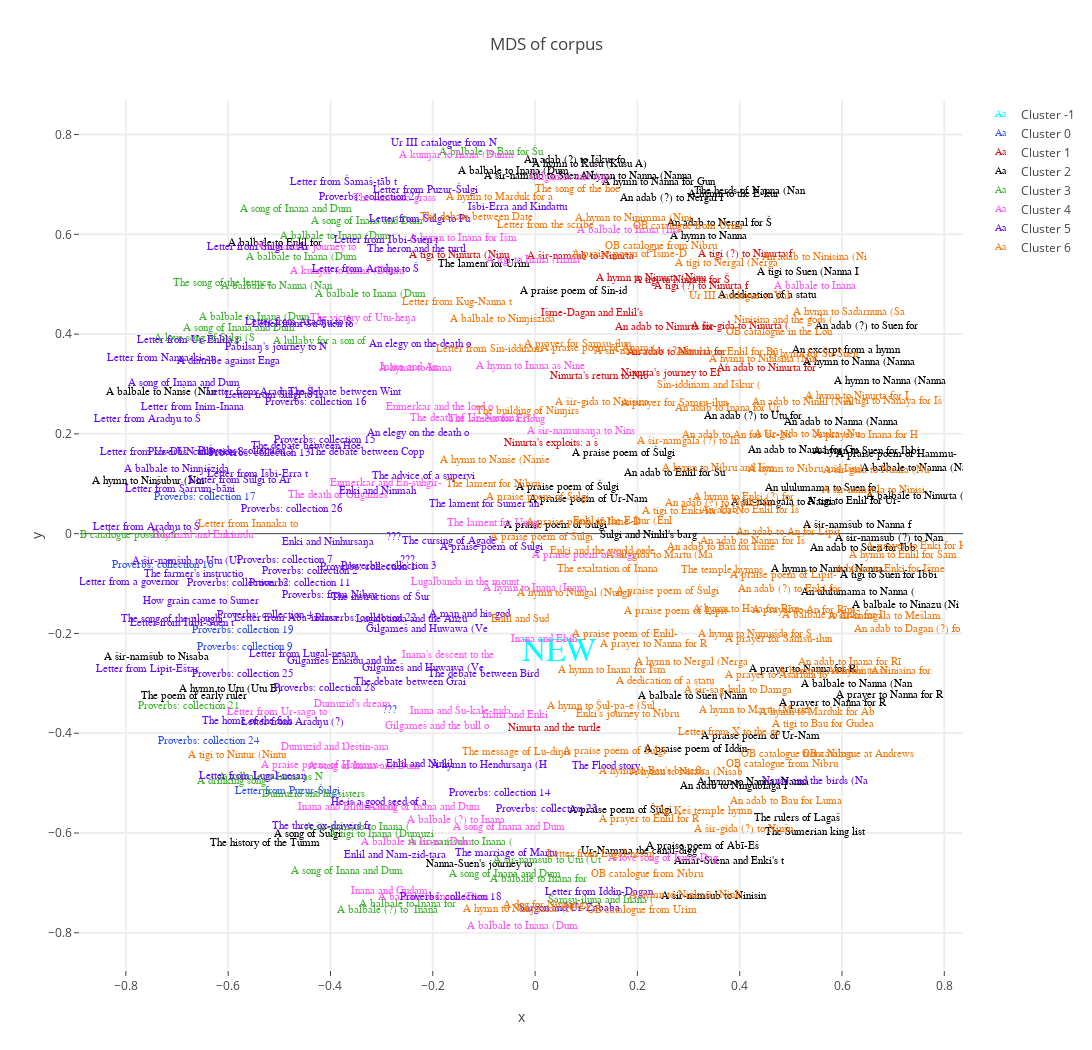

The code cell stored with this chart in its notebook:
### Markdown cell above
Plot our findings using MDS.

### Code cell
data = [ dict(x=df['x'], y=df['y'], name='Cluster ' + str(name), mode='text', text = df['title'], hovertext = df['fulltitle'], marker = dict(size=10), 
             textfont=dict(
        family='sans serif',
        size= size_dict[name],
        color=dict_color_cluster[name]
    ))
         for name, df in plotdata.groupby('cluster')]
layout= go.Layout(
    title= 'MDS of corpus',
    hovermode= 'closest',
    legend = dict(font = dict(size = 12)),
    width = 1200,
    height = 1050,
    xaxis= dict(
        title= 'x',
        ticklen= 5,
        zeroline= False,
        gridwidth= 2,
    ),
    yaxis=dict(
        title= 'y',
        ticklen= 5,
        gridwidth= 2,
    ),
    showlegend= True
)
fig= go.Figure(data=data, layout=layout)
py.iplot(fig)

### Figure 1 — Plotly figure (JSON) as saved in the notebook; plotly's stock layout.template omitted (floating-point values rounded to 4 significant figures)
{"data": [{"hovertext": ["iddindaganAB"], "marker": {"size": 10}, "mode": "text", "name": "Cluster -1", "text": ["NEW"], "textfont": {"color": "#00ffff", "family": "sans serif", "size": 33}, "type": "scatter", "uid": "252b5f00-9109-4b38-a677-9389ff5269e6", "x": [0.04609], "y": [-0.2384]}, {"hovertext": ["Letter from Puzur-Šulgi to Šulgi about the advance of the enemy", "Proverbs: collection 9", "Proverbs: collection 10", "Proverbs: collection 17", "Proverbs: collection 19", "Proverbs: collection 24", "c.6.2.2"], "marker": {"size": 10}, "mode": "text", "name": "Cluster 0", "text": ["Letter from Puzur-Šulgi", "Proverbs: collection 9", "Proverbs: collection 10", "Proverbs: collection 17", "Proverbs: collection 19", "Proverbs: collection 24", "???"], "textfont": {"color": "#2c4ff9", "family": "sans serif", "size": 11}, "type": "scatter", "uid": "cbbfff6b-0219-411e-816c-69b041d51b65", "x": [-0.4839, -0.5663, -0.7273, -0.6459, -0.5711, -0.637, -0.2844], "y": [-0.5173, -0.2287, -0.06258, 0.07309, -0.1941, -0.4167, -0.3548]}, {"hovertext": ["Ninurta's return to Nibru: a šir-gida to Ninurta", "Ninurta's exploits: a šir-sud (?) to Ninurta", "Ninurta and the turtle", "A tigi to Ninurta for Šulgi (Šulgi T)", "A tigi (?) to Ninurta for Šu-Suen (Šu-Suen D)", "Išme-Dagan and Enlil's chariot: a tigi to Enlil (Išme-Dagan I)", "A tigi (?) to Ninurta for Išme-Dagan (Išme-Dagan O)", "An adab to Ninurta for Lipit-Eštar (Lipit-Eštar D)", "An adab to Ninurta for Ur-Ninurta (Ur-Ninurta C)", "An adab to Ninurta for Būr-Suen (Būr-Suen A)", "A šir-gida to Ninurta (Ninurta A)", "Ninurta's journey to Eridug: a šir-gida to Ninurta (Ninurta B)", "A hymn to Ninurta (Ninurta C)", "A tigi to Ninurta (Ninurta D)", "A šir-namšub to Ninurta (Ninurta G)"], "marker": {"size": 10}, "mode": "text", "name": "Cluster 1", "text": ["Ninurta's return to Nib", "Ninurta's exploits: a š", "Ninurta and the turtle", "A tigi to Ninurta for Š", "A tigi (?) to Ninurta f", "Išme-Dagan and Enlil's ", "A tigi (?) to Ninurta f", "An adab to Ninurta for ", "An adab to Ninurta for ", "An adab to Ninurta for ", "A šir-gida to Ninurta (", "Ninurta's journey to Er", "A hymn to Ninurta (Ninu", "A tigi to Ninurta (Ninu", "A šir-namšub to Ninurta"], "textfont": {"color": "#db0f12", "family": "sans serif", "size": 11}, "type": "scatter", "uid": "54498c44-78f4-4f32-b135-244de7ec242b", "x": [0.1253, 0.03093, 0.03864, 0.2874, 0.411, 0.1143, 0.3261, 0.2568, 0.2796, 0.4549, 0.4006, 0.2666, 0.2273, -0.1481, 0.08828], "y": [0.3164, 0.1822, -0.3898, 0.5078, 0.5601, 0.4413, 0.4964, 0.4136, 0.3638, 0.3311, 0.4161, 0.3208, 0.5111, 0.5576, 0.5565]}, {"hovertext": ["Nanna-Suen's journey to Nibru", "The Sumerian king list", "The rulers of Lagaš", "The history of the Tummal", "The lament for Urim", "A tigi to Enlil for Ur-Namma (Ur-Namma B)", "A praise poem of Ur-Namma (Ur-Namma C)", "Ur-Namma the canal-digger (Ur-Namma D)", "A šir-namšub (?) to Nanna for Ur-Namma (Ur-Namma E)", "A šir-namšub to Nanna for Ur-Namma (Ur-Namma F)", "A balbale to Enlil for Ur-Namma (Ur-Namma G)", "A praise poem of Ur-Namma (Ur-Namma I)", "A praise poem of Šulgi (Šulgi A)", "A praise poem of Šulgi (Šulgi D)", "An adab to Enlil for Šulgi (Šulgi G)", "A praise poem of Šulgi (Šulgi O)", "An adab (?) to Utu for Šulgi (Šulgi Q)", "Šulgi and Ninlil's barge: a tigi (?) to Ninlil  (Šulgi R)", "An adab (?) to Nergal for Šulgi (?) (Šulgi U)", "A dedication of a statue (Šulgi V)", "A song of Šulgi", "A praise poem of Šulgi", "Amar-Suena and Enki's temple (Amar-Suena A)", "An adab (?) to Suen for Šu-Suen (Šu-Suen F)", "A tigi to Suen for Ibbi-Suen (Ibbi-Suen A)", "An adab to Suen for Ibbi-Suen (Ibbi-Suen C)", "An ululumama to Suen for Ibbi-Suen (Ibbi-Suen D)", "A hymn to Suen for Ibbi-Suen (Ibbi-Suen E)", "An adab to Nergal for Šu-ilīšu (Šu-ilīšu A)", "A praise poem of Iddin-Dagan (Iddin-Dagan B)", "An adab to Ningublaga for Iddin-Dagan (Iddin-Dagan C)", "An adab (?) to Iškur for Ur-Ninurta (Ur-Ninurta F)", "An adab to Nanna for Gungunum (Gungunum A)", "A hymn to Nanna for Gungunum (Gungunum B)", "A praise poem of Sîn-iddinam (Sîn-iddinam A)", "A prayer to Nanna for Rīm-Sîn (Rīm-Sîn D)", "A prayer to Nanna for Rīm-Sîn (Rīm-Sîn F)", "A prayer to Nanna for Rīm-Sîn (Rīm-Sîn G)", "A praise poem of Hammu-rābi (Hammu-rābi C)", "A praise poem of Abī-Ešuh (Abī-Ešuh B)", "A balbale to Inana (Dumuzid-Inana F)", "A balbale to Suen (Nanna A)", "A balbale to Nanna (Nanna C)", "A balbale to Nanna (Nanna D)", "A hymn to Nanna (Nanna E)", "The herds of Nanna (Nanna F)", "A hymn to Nanna (Nanna G)", "An adab to Nanna (Nanna H)", "A tigi to Suen (Nanna I)", "An ululumama to Nanna (Nanna J)", "A šir-namšub to Suen (Nanna K)", "A šir-namgala to Nanna (Nanna L)", "A hymn to Nanna (Nanna M)", "A hymn to Nanna (Nanna N)", "A hymn to Nanna (Nanna O)", "A hymn to Nanna", "An excerpt from a hymn to Nanna", "A balbale to Nanše (Nanše B)", "A šir-namšub to Nisaba (Nisaba B)", "A balbale to Ninazu (Ninazu A)", "A šir-namšub to Ninisina (Ninisina B)", "A hymn to Ninšubur (Ninšubur B)", "A balbale to Ninurta (Ninurta F)", "A hymn to Utu (Utu B)", "A hymn to Kusu (Kusu A)", "A hymn to the E-kur", "The poem of early rulers"], "marker": {"size": 10}, "mode": "text", "name": "Cluster 2", "text": ["Nanna-Suen's journey to", "The Sumerian king list", "The rulers of Lagaš", "The history of the Tumm", "The lament for Urim", "A tigi to Enlil for Ur-", "A praise poem of Ur-Nam", "Ur-Namma the canal-digg", "A šir-namšub (?) to Nan", "A šir-namšub to Nanna f", "A balbale to Enlil for ", "A praise poem of Ur-Nam", "A praise poem of Šulgi ", "A praise poem of Šulgi ", "An adab to Enlil for Šu", "A praise poem of Šulgi ", "An adab (?) to Utu for ", "Šulgi and Ninlil's barg", "An adab (?) to Nergal f", "A dedication of a statu", "A song of Šulgi", "A praise poem of Šulgi", "Amar-Suena and Enki's t", "An adab (?) to Suen for", "A tigi to Suen for Ibbi", "An adab to Suen for Ibb", "An ululumama to Suen fo", "A hymn to Suen for Ibbi", "An adab to Nergal for Š", "A praise poem of Iddin-", "An adab to Ningublaga f", "An adab (?) to Iškur fo", "An adab to Nanna for Gu", "A hymn to Nanna for Gun", "A praise poem of Sîn-id", "A prayer to Nanna for R", "A prayer to Nanna for R", "A prayer to Nanna for R", "A praise poem of Hammu-", "A praise poem of Abī-Eš", "A balbale to Inana (Dum", "A balbale to Suen (Nann", "A balbale to Nanna (Nan", "A balbale to Nanna (Nan", "A hymn to Nanna (Nanna ", "The herds of Nanna (Nan", "A hymn to Nanna (Nanna ", "An adab to Nanna (Nanna", "A tigi to Suen (Nanna I", "An ululumama to Nanna (", "A šir-namšub to Suen (N", "A šir-namgala to Nanna ", "A hymn to Nanna (Nanna ", "A hymn to Nanna (Nanna ", "A hymn to Nanna (Nanna ", "A hymn to Nanna", "An excerpt from a hymn ", "A balbale to Nanše (Nan", "A šir-namšub to Nisaba ", "A balbale to Ninazu (Ni", "A šir-namšub to Ninisin", "A hymn to Ninšubur (Nin", "A balbale to Ninurta (N", "A hymn to Utu (Utu B)", "A hymn to Kusu (Kusu A)", "A hymn to the E-kur", "The poem of early ruler"], "textfont": {"color": "#000000", "family": "sans serif", "size": 11}, "type": "scatter", "uid": "49f27614-e1c3-43c9-a33c-0951bb9032ca", "x": [-0.1104, 0.5479, 0.5113, -0.5276, -0.09931, 0.6235, 0.1053, 0.2024, 0.6925, 0.6308, -0.5051, 0.4408, 0.042, 0.06679, 0.2716, 0.1749, 0.428, 0.2216, 0.2673, 0.4526, -0.4449, 0.1666, 0.3782, 0.6482, 0.6911, 0.6414, 0.5579, 0.6478, 0.3597, 0.3173, 0.3883, 0.07638, 0.5236, 0.2404, 0.07455, 0.6934, 0.5818, 0.5221, 0.7068, 0.3279, -0.04299, 0.3086, 0.628, 0.746, 0.5733, 0.4196, 0.6975, 0.5986, 0.534, 0.6313, 0.007423, 0.4888, 0.2007, 0.6353, 0.4284, 0.3394, 0.6106, -0.7318, -0.7374, 0.724, 0.3481, -0.7568, 0.7502, -0.5967, 0.1068, 0.3882, -0.6662], "y": [-0.6624, -0.599, -0.5709, -0.6198, 0.5409, 0.06582, 0.06877, -0.6361, -0.008296, 0.01779, 0.5823, -0.407, 0.01753, 0.09303, 0.1203, 0.161, 0.2344, -0.002599, 0.6719, 0.4771, -0.6022, -0.5541, -0.6571, 0.4151, -0.08338, -0.02845, 0.09143, 0.1649, 0.6231, -0.4313, -0.5071, 0.7477, 0.1665, 0.705, 0.485, -0.3232, -0.3402, -0.2715, 0.1593, -0.6257, 0.7261, -0.3255, -0.3028, 0.1304, -0.07199, 0.6872, 0.3046, 0.2232, 0.5238, -0.1174, 0.7167, 0.06394, 0.7161, 0.3435, -0.4989, 0.5969, 0.3686, 0.2836, -0.2469, -0.1435, -0.7271, 0.1044, 0.07534, -0.3111, 0.7407, 0.6803, -0.3256]}, {"hovertext": ["OB catalogue possibly from Zimbir (B1)", "Dumuzid and his sisters", "A lullaby for a son of Šulgi (Šulgi N)", "A love song of Šulgi (Šulgi Z)", "A balbale to Bau for Šu-Suen (Šu-Suen A)", "A balbale to Inana for Šu-Suen (Šu-Suen B)", "A balbale to Inana for Šu-Suen (Šu-Suen C)", "Samsu-iluna and Inana (Samsu-iluna A)", "A balbale (?) to  Inana (Inana F)", "A šir-namšub to Inana (Inana G)", "A balbale to Inana as Nanaya (Inana H)", "A šir-namšub to Inana (Inana I)", "A balbale to Inana (Dumuzid-Inana B)", "A balbale to Inana (Dumuzid-Inana D)", "The song of the lettuce: a balbale to Inana (Dumuzid-Inana E)", "A balbale to Inana (Dumuzid-Inana G)", "A tigi to Inana (Dumuzid-Inana H)", "A balbale to Inana (Dumuzid-Inana O)", "A song of Inana and Dumuzid (Dumuzid-Inana R)", "A song of Inana and Dumuzid (Dumuzid-Inana Y)", "A song of Inana and Dumuzid (Dumuzid-Inana Z)", "A song of Inana and Dumuzid (Dumuzid-Inana D1)", "A song of Inana and Dumuzid (Dumuzid-Inana F1)", "A balbale to Nanna (Nanna B)", "A šir-namšub to Utu (Utu E)", "A drinking song", "Proverbs: collection 21"], "marker": {"size": 10}, "mode": "text", "name": "Cluster 3", "text": ["OB catalogue possibly f", "Dumuzid and his sisters", "A lullaby for a son of ", "A love song of Šulgi (Š", "A balbale to Bau for Šu", "A balbale to Inana for ", "A balbale to Inana for ", "Samsu-iluna and Inana (", "A balbale (?) to  Inana", "A šir-namšub to Inana (", "A balbale to Inana as N", "A šir-namšub to Inana (", "A balbale to Inana (Dum", "A balbale to Inana (Dum", "The song of the lettuce", "A balbale to Inana (Dum", "A tigi to Inana (Dumuzi", "A balbale to Inana (Dum", "A song of Inana and Dum", "A song of Inana and Dum", "A song of Inana and Dum", "A song of Inana and Dum", "A song of Inana and Dum", "A balbale to Nanna (Nan", "A šir-namšub to Utu (Ut", "A drinking song", "Proverbs: collection 21"], "textfont": {"color": "#3FB230", "family": "sans serif", "size": 11}, "type": "scatter", "uid": "39513029-6e4c-4aa7-80d0-2c150cee5cf4", "x": [-0.8034, -0.4325, -0.4194, -0.6469, -0.08669, -0.2471, 0.01051, 0.129, -0.2876, -0.3477, -0.5176, -0.1456, -0.4566, -0.5487, -0.6121, -0.3892, -0.2998, -0.3216, -0.3685, -0.3279, -0.5798, -0.05881, -0.4678, -0.5062, 0.02296, -0.5931, -0.6773], "y": [-0.004045, -0.5216, 0.3851, 0.3923, 0.7641, -0.7418, -0.6935, -0.7351, -0.754, -0.5875, -0.4888, -0.6194, 0.5534, 0.4333, 0.5013, 0.5968, -0.6025, 0.4789, -0.6771, 0.627, 0.4115, -0.6825, 0.6507, 0.4954, -0.6551, -0.4968, -0.3468]}, {"hovertext": ["Inana and Enki", "Inana and Ebih", "Inana and Šu-kale-tuda", "Inana and Gudam", "Inana and An", "Inana's descent to the nether world", "Dumuzid and Ŋeštin-ana", "Dumuzid's dream", "Inana and Bilulu: an ulila to Inana", "Ninŋišzida's journey to the nether world", "The šumunda grass", "Gilgameš and Aga", "Gilgameš and the bull of heaven", "The death of Gilgameš", "Lugalbanda in the mountain cave", "Enmerkar and the lord of Aratta", "Enmerkar and En-suhgir-ana", "The victory of Utu-heŋal", "The lament for Unug", "The lament for Eridug", "The death of Ur-Namma (Ur-Namma A)", "A praise poem of Šulgi (Šulgi X)", "A šir-namursaŋa to Ninsiana for Iddin-Dagan (Iddin-Dagan A)", "A love song of Išme-Dagan (Išme-Dagan J)", "A hymn to Inana for Išme-Dagan", "A praise poem of Hammu-rābi (Hammu-rābi A)", "Letter from Ur-saga to a king fearing the loss of his father's household", "A balbale to Inana (Inana A)", "A hymn to Inana (Inana C)", "A hymn to Inana as Ninegala (Inana D)", "A tigi to Inana (Inana E)", "A hymn to Inana", "A balbale to Inana (Dumuzid-Inana A)", "A balbale to Inana (Dumuzid-Inana C)", "A kunŋar to Inana (Dumuzid-Inana I)", "A song of Inana and Dumuzid (Dumuzid-Inana J)", "A balbale (?) to Inana (Dumuzid-Inana P)", "A kunŋar to Inana (Dumuzid-Inana T)", "A song of Inana and Dumuzid (Dumuzid-Inana B1)", "A song of Inana and Dumuzid (Dumuzid-Inana C1)", "A balbale to Inana (Dumuzid-Inana E1)", "Dumuzid and Enkimdu", "A balbale to Inana"], "marker": {"size": 10}, "mode": "text", "name": "Cluster 4", "text": ["Inana and Enki", "Inana and Ebih", "Inana and Šu-kale-tuda", "Inana and Gudam", "Inana and An", "Inana's descent to the ", "Dumuzid and Ŋeštin-ana", "Dumuzid's dream", "Inana and Bilulu: an ul", "Ninŋišzida's journey to", "The šumunda grass", "Gilgameš and Aga", "Gilgameš and the bull o", "The death of Gilgameš", "Lugalbanda in the mount", "Enmerkar and the lord o", "Enmerkar and En-suhgir-", "The victory of Utu-heŋa", "The lament for Unug", "The lament for Eridug", "The death of Ur-Namma (", "A praise poem of Šulgi ", "A šir-namursaŋa to Nins", "A love song of Išme-Dag", "A hymn to Inana for Išm", "A praise poem of Hammu-", "Letter from Ur-saga to ", "A balbale to Inana (Ina", "A hymn to Inana (Inana ", "A hymn to Inana as Nine", "A tigi to Inana (Inana ", "A hymn to Inana", "A balbale to Inana (Dum", "A balbale to Inana (Dum", "A kunŋar to Inana (Dumu", "A song of Inana and Dum", "A balbale (?) to Inana ", "A kunŋar to Inana (Dumu", "A song of Inana and Dum", "A song of Inana and Dum", "A balbale to Inana (Dum", "Dumuzid and Enkimdu", "A balbale to Inana"], "textfont": {"color": "#ff54f9", "family": "sans serif", "size": 11}, "type": "scatter", "uid": "9b101785-1823-4a18-a0a6-9e015da0ad20", "x": [-0.04015, 0.01761, -0.1455, -0.2847, -0.2469, -0.1683, -0.3917, -0.3568, -0.3673, -0.4476, -0.2751, 0.06998, -0.1912, -0.3856, -0.1378, -0.1874, -0.2915, -0.337, -0.08299, -0.07638, -0.1302, 0.09683, 0.08955, 0.2494, -0.1401, -0.4176, -0.5014, 0.1823, 0.003181, -0.009574, -0.0004658, -0.2343, -0.1983, -0.2316, -0.1541, -0.05191, -0.1518, -0.3686, -0.3345, -0.2165, -0.02451, -0.6501, 0.5478], "y": [-0.3644, -0.2118, -0.355, -0.7158, 0.3342, -0.2434, -0.4272, -0.3416, -0.5475, 0.5749, 0.6731, 0.7139, -0.3863, 0.0774, -0.09733, 0.253, 0.1006, 0.4315, 0.02134, 0.2292, 0.2316, -0.04301, 0.206, -0.6501, 0.5917, -0.464, -0.3575, 0.6074, -0.1091, 0.3348, 0.5471, 0.3324, -0.728, -0.6188, 0.7588, -0.5877, -0.5744, 0.5258, -0.4653, -0.5493, -0.7874, -0.002679, 0.4964]}, {"hovertext": ["Ur III catalogue from Nibru (N1)", "Enki and Ninhursaŋa", "Enki and Ninmah", "Enlil and Ninlil", "The marriage of Martu", "The Flood story", "How grain came to Sumer", "Pabilsaŋ's journey to Nibru", "Gilgameš Enkidu and the nether world", "Gilgameš and Huwawa (Version A)", "Gilgameš and Huwawa (Version B)", "Lugalbanda and the Anzud bird", "Sargon and Ur-Zababa", "The cursing of Agade", "The lament for Sumer and Urim", "A praise poem of Šulgi (Šulgi B)", "Išbi-Erra and Kindattu (Išbi-Erra B)", "Letter from Aradŋu to Šulgi about Apillaša", "Letter from Šulgi to Aradŋu about Apillaša", "Letter from Aradŋu to Šulgi about irrigation work", "Letter from Aradŋu to Šulgi about the country", "Letter from Aradŋu to Šulgi about Aba-indasa's missing troops", "Letter from Aradŋu to Šulgi about the fortress Igi-hursaŋa", "Letter from Šulgi to Aradŋu about Aba-indasa's letter", "Letter from Šulgi to Puzur-Šulgi about the fortress Igi-hursaŋa", "Letter from Aradŋu (?) to Šulgi about bandits and Apillaša", "Letter from Ur-DUN to Šulgi about Apillaša", "Letter from Šulgi to Išbi-Erra about the purchase of grain", "Letter from Šarrum-bāni to Šu-Suen about keeping the Martu at bay", "Letter from Šu-Suen to Šarrum-bāni about digging a trench", "Letter from Išbi-Erra to Ibbi-Suen about the purchase of grain", "Letter from Ibbi-Suen to Išbi-Erra about his bad conduct", "Letter from Puzur-Šulgi to Ibbi-Suen about Išbi-Erra's claim on Isin", "Letter from Ibbi-Suen to Puzur-Šulgi hoping for Išbi-Erra's downfall", "Letter from Aba-indasa to Šulgi about his neglect", "Letter from Iddin-Dagan to Sîn-illat about the troops", "Letter from Nanna-ki-aŋ to Lipit-Eštar about Gungunum's troops", "Letter from Lipit-Eštar to Nanna-ki-aŋ about driving away the enemy", "Letter from Lugal-nesaŋe to a king radiant as the moon", "Letter from Lugal-nesaŋe to a king radiant as the sun", "Letter from Ur-Enlila to a governor and temple administrator", "Letter from a governor and temple administrator to a king", "Letter from Šamaš-ṭāb to Ilak-niʾid", "Letter from Inim-Inana to Enlil-massu", "A hymn to Hendursaŋa (Hendursaŋa A)", "A song of Inana and Dumuzid (Dumuzid-Inana W)", "Nanše and the birds (Nanše C)", "A balbale to Ninŋišzida (Ninŋišzida B)", "A šir-namšub to Utu (Utu F)", "The advice of a supervisor to a younger scribe (E-dub-ba-a C)", "A man and his god", "The debate between Hoe and Plough", "The debate between Grain and Sheep", "The debate between Winter and Summer", "The debate between Bird and Fish", "The debate between Copper and Silver", "A diatribe against Engar-dug (Diatribe B)", "He is a good seed of a dog (Diatribe C)", "An elegy on the death of Nannaya", "An elegy on the death of Nawirtum", "The song of the ploughing oxen: an ululumama to Ninurta", "The instructions of Šuruppag", "The farmer's instructions", "The three ox-drivers from Adab", "Enlil and Nam-zid-tara", "The home of the fish", "The heron and the turtle", "Proverbs: collection 1", "Proverbs: collection 2 + 6", "Proverbs: collection 3", "Proverbs: collection 4", "Proverbs: collection 5", "Proverbs: collection 7", "Proverbs: collection 8", "Proverbs: collection 11", "Proverbs: collection 12", "Proverbs: collection 13", "Proverbs: collection 14", "Proverbs: collection 15", "Proverbs: collection 16", "Proverbs: collection 18", "Proverbs: collection 22", "Proverbs: collection 23", "Proverbs: collection 25", "Proverbs: collection 26", "Proverbs: collection 27", "Proverbs: collection 28", "Proverbs: from Nibru", "c.6.2.3", "c.6.2.5"], "marker": {"size": 10}, "mode": "text", "name": "Cluster 5", "text": ["Ur III catalogue from N", "Enki and Ninhursaŋa", "Enki and Ninmah", "Enlil and Ninlil", "The marriage of Martu", "The Flood story", "How grain came to Sumer", "Pabilsaŋ's journey to N", "Gilgameš Enkidu and the", "Gilgameš and Huwawa (Ve", "Gilgameš and Huwawa (Ve", "Lugalbanda and the Anzu", "Sargon and Ur-Zababa", "The cursing of Agade", "The lament for Sumer an", "A praise poem of Šulgi ", "Išbi-Erra and Kindattu ", "Letter from Aradŋu to Š", "Letter from Šulgi to Ar", "Letter from Aradŋu to Š", "Letter from Aradŋu to Š", "Letter from Aradŋu to Š", "Letter from Aradŋu to Š", "Letter from Šulgi to Ar", "Letter from Šulgi to Pu", "Letter from Aradŋu (?) ", "Letter from Ur-DUN to Š", "Letter from Šulgi to Iš", "Letter from Šarrum-bāni", "Letter from Šu-Suen to ", "Letter from Išbi-Erra t", "Letter from Ibbi-Suen t", "Letter from Puzur-Šulgi", "Letter from Ibbi-Suen t", "Letter from Aba-indasa ", "Letter from Iddin-Dagan", "Letter from Nanna-ki-aŋ", "Letter from Lipit-Eštar", "Letter from Lugal-nesaŋ", "Letter from Lugal-nesaŋ", "Letter from Ur-Enlila t", "Letter from a governor ", "Letter from Šamaš-ṭāb t", "Letter from Inim-Inana ", "A hymn to Hendursaŋa (H", "A song of Inana and Dum", "Nanše and the birds (Na", "A balbale to Ninŋišzida", "A šir-namšub to Utu (Ut", "The advice of a supervi", "A man and his god", "The debate between Hoe ", "The debate between Grai", "The debate between Wint", "The debate between Bird", "The debate between Copp", "A diatribe against Enga", "He is a good seed of a ", "An elegy on the death o", "An elegy on the death o", "The song of the ploughi", "The instructions of Šur", "The farmer's instructio", "The three ox-drivers fr", "Enlil and Nam-zid-tara", "The home of the fish", "The heron and the turtl", "Proverbs: collection 1", "Proverbs: collection 2 ", "Proverbs: collection 3", "Proverbs: collection 4", "Proverbs: collection 5", "Proverbs: collection 7", "Proverbs: collection 8", "Proverbs: collection 11", "Proverbs: collection 12", "Proverbs: collection 13", "Proverbs: collection 14", "Proverbs: collection 15", "Proverbs: collection 16", "Proverbs: collection 18", "Proverbs: collection 22", "Proverbs: collection 23", "Proverbs: collection 25", "Proverbs: collection 26", "Proverbs: collection 27", "Proverbs: collection 28", "Proverbs: from Nibru", "???", "???"], "textfont": {"color": "#630AFF", "family": "sans serif", "size": 11}, "type": "scatter", "uid": "160078d5-2d2d-4ca1-9219-232dac5aae60", "x": [-0.179, -0.4044, -0.3073, -0.2264, -0.05684, 0.1383, -0.6522, -0.5057, -0.3768, -0.212, -0.2184, -0.2425, 0.06772, -0.1684, -0.1007, -0.08314, -0.03115, -0.3311, -0.577, -0.7599, -0.4616, -0.7579, -0.5388, -0.5416, -0.2263, -0.4721, -0.7397, -0.5104, -0.6933, -0.4513, -0.5431, -0.691, -0.2149, -0.2917, -0.4842, 0.1242, -0.7299, -0.7571, -0.4532, -0.5523, -0.6787, -0.7908, -0.3736, -0.6663, -0.08972, -0.6872, 0.5465, -0.7013, -0.6832, -0.2188, -0.1275, -0.4442, -0.2445, -0.3723, -0.1007, -0.3289, -0.6003, -0.3027, -0.229, -0.2248, -0.7095, -0.3026, -0.6673, -0.4176, -0.2732, -0.5631, -0.232, -0.3261, -0.4373, -0.2857, -0.5276, -0.5659, -0.4884, -0.6621, -0.4587, -0.5815, -0.5378, -0.06843, -0.4104, -0.4291, -0.1653, -0.3303, 0.02236, -0.5708, -0.4761, -0.3226, -0.411, -0.4027, -0.25, -0.2776], "y": [0.782, -0.01798, 0.08451, -0.462, -0.6401, -0.4671, -0.1363, 0.3735, -0.2554, -0.191, -0.2701, -0.1723, -0.7516, -0.01595, 0.05861, -0.0265, 0.6543, 0.5296, 0.107, 0.01207, 0.4242, 0.2291, 0.2825, 0.574, 0.6297, -0.3789, 0.1637, 0.2781, 0.08837, 0.4187, 0.119, -0.1792, 0.6877, 0.5883, -0.1686, -0.7192, 0.3525, -0.2713, -0.2422, -0.486, 0.388, -0.09656, 0.7038, 0.2531, -0.4639, 0.3021, -0.4953, 0.1294, -0.05508, 0.1154, -0.1621, 0.1746, -0.2974, 0.2844, -0.2813, 0.1624, 0.3457, -0.5384, 0.2008, 0.3806, -0.1707, -0.1284, -0.08102, -0.5858, -0.644, -0.3763, 0.571, -0.06824, -0.07617, -0.06624, -0.1642, 0.1644, -0.0539, 0.1622, -0.09951, -0.09946, 0.1609, -0.5197, 0.1881, 0.2641, -0.7281, -0.1691, -0.5531, -0.2816, 0.04891, 0.6746, -0.3102, -0.1242, -0.05346, -0.007214]}, {"hovertext": ["Ur III catalogue at Yale (Y1)", "OB catalogue from Nibru (N2)", "OB catalogue in the Louvre (L)", "OB catalogue from Urim (U1)", "OB catalogue from Urim (U2)", "OB catalogue from Nibru (N3)", "OB catalogue from Nibru (N4)", "OB catalogue at Andrews University (B4)", "OB catalogue from Nibru (N6)", "Enki and the world order", "Enki's journey to Nibru", "Enlil and Sud", "The building of Ninŋirsu's temple (Gudea cylinders A and B)", "The lament for Nibru", "An adab to Bau for Luma (Luma A)", "A tigi to Bau for Gudea (Gudea A)", "A praise poem of Šulgi (Šulgi C)", "A praise poem of Šulgi (Šulgi E)", " A praise poem of Šulgi (Šulgi P)", "A praise poem of Šulgi (Šulgi Y)", "A hymn for Šu-Suen", "A šir-namgala to Mešlamta-ea and Lugal-era for Ibbi-Suen (Ibbi-Suen B)", "A tigi to Nanaya for Išbi-Erra (Išbi-Erra C)", "A hymn to Ninisina for Išbi-Erra (Išbi-Erra D)", "A šir-namerima (?) for Iddin-Dagan (Iddin-Dagan D)", "A praise poem of Išme-Dagan (Išme-Dagan A + V)", "An adab to Bau for Išme-Dagan (Išme-Dagan B)", "A hymn to Nibru and Išme-Dagan (Išme-Dagan C)", "An adab (?) to Enki for Išme-Dagan (Išme-Dagan D)", "A balbale to Enki for Išme-Dagan (Išme-Dagan E)", "An adab to Enlil for Išme-Dagan (Išme-Dagan H)", "A hymn to Inana for Išme-Dagan (Išme-Dagan K)", "An adab to Nanna for Išme-Dagan (Išme-Dagan M)", "An adab (?) to Nuska for Išme-Dagan (Išme-Dagan Q)", "A dedication of a statue (Išme-Dagan S)", "An adab to Dagan (?) for Išme-Dagan (Išme-Dagan U)", "A hymn to Nibru and Išme-Dagan (Išme-Dagan W)", "A hymn to Enki (?) for Išme-Dagan (Išme-Dagan X)", "A praise poem of Išme-Dagan (Išme-Dagan AA)", "A hymn to Ninurta for Išme-Dagan", "A hymn to Enki for Išme-Dagan", "A praise poem of Lipit-Eštar (Lipit-Eštar A)", "A praise poem of Lipit-Eštar (Lipit-Eštar B)", "An adab to An for Lipit-Eštar (Lipit-Eštar C)", "A šir-namgala to Ninisina for Lipit-Eštar (Lipit-Eštar E)", "A šir-namgala (?) to Inana for Ur-Ninurta (Ur-Ninurta A)", "A tigi to Enki for Ur-Ninurta (Ur-Ninurta B)", "An adab to Inana for Ur-Ninurta (Ur-Ninurta D)", "An adab to An for Ur-Ninurta (Ur-Ninurta E)", "An adab to Enlil for Būr-Suen (Būr-Suen B)", "A praise poem of Enlil-bāni (Enlil-bāni A)", "Sîn-iddinam and Iškur (Sîn-iddinam E)", "A hymn to Numušda for Sîn-iqīšam (Sîn-iqīšam A)", "A prayer to Enlil for Rīm-Sîn (Rīm-Sîn A)", "A hymn to Haia for Rīm-Sîn (Rīm-Sîn B)", "A prayer to An for Rīm-Sîn (Rīm-Sîn C)", "A prayer to Nanna for Rīm-Sîn (Rīm-Sîn E)", "An adab to Inana for Rīm-Sîn (Rīm-Sîn H)", "A praise poem of Anam (Anam A)", "A prayer to Enki for Hammu-rābi (Hammu-rābi B)", "A prayer to Asarluhi for Hammu-rābi (Hammu-rābi D)", "A prayer to Inana for Hammu-rābi (Hammu-rābi F)", "A prayer for Samsu-iluna (Samsu-iluna B)", "A prayer for Samsu-iluna (Samsu-iluna C)", "A prayer for Samsu-iluna (Samsu-iluna E)", "A hymn to Enlil for Samsu-iluna (Samsu-iluna F)", "A hymn to Marduk for Abī-Ešuh (Abī-Ešuh A)", "A hymn to Marduk for a king", "Letter from Sîn-iddinam to the god Utu", "Letter from Lugal-nesaŋe to Enlil-massu", "Letter from Inanaka to the goddess Nintinuga", "Letter from the scribe Nanna-manšum to the goddess Ninisina", "Letter from X to the god Nanna", "Letter from Kug-Nanna to the god Ninšubur", "A hymn to Asarluhi (Asarluhi A)", "A hymn to Bau's beneficent protective goddess (Bau A)", "A šir-šag-hula to Damgalnuna (Damgalnuna A)", "Enlil in the E-kur (Enlil A)", "The exaltation of Inana (Inana B)", "A šir-gida to Martu (Martu A)", "A hymn to Martu (Martu B)", "A hymn to Nanše (Nanše A)", "A hymn to Nergal (Nergal B)", "A tigi to Nergal (Nergal C)", "A hymn to Nisaba (Nisaba A)", "A balbale to Ninŋišzida (Ninŋišzida A)", "A hymn to Ninŋišzida (Ninŋišzida C)", "A hymn to Ninimma (Ninimma A)", "A šir-gida to Ninisina (Ninisina A)", "A hymn to Ninisina (Ninisina D)", "An adab to Ninisina (Ninisina E)", "Ninisina and the gods (Ninisina F)", "A hymn to Ninkasi (Ninkasi A)", "An adab to Ninlil (Ninlil A)", "A šir-gida (?) to Ninšubur (Ninšubur A)", "A tigi to Nintur (Nintur A)", "A hymn to Nungal (Nungal A)", "A šir-gida to Nuska (Nuska A)", "A šir-gida to Nuska (Nuska B)", "A hymn to Šul-pa-e (Šul-pa-e A)", "A hymn to Sadarnuna (Sadarnuna A)", "The temple hymns", "The Keš temple hymn", "The debate between Date Palm and Tamarisk", "The message of Lu-diŋira to his mother", "The song of the hoe", "A dog for Nintinuga"], "marker": {"size": 10}, "mode": "text", "name": "Cluster 6", "text": ["Ur III catalogue at Yal", "OB catalogue from Nibru", "OB catalogue in the Lou", "OB catalogue from Urim ", "OB catalogue from Urim ", "OB catalogue from Nibru", "OB catalogue from Nibru", "OB catalogue at Andrews", "OB catalogue from Nibru", "Enki and the world orde", "Enki's journey to Nibru", "Enlil and Sud", "The building of Ninŋirs", "The lament for Nibru", "An adab to Bau for Luma", "A tigi to Bau for Gudea", "A praise poem of Šulgi ", "A praise poem of Šulgi ", " A praise poem of Šulgi", "A praise poem of Šulgi ", "A hymn for Šu-Suen", "A šir-namgala to Mešlam", "A tigi to Nanaya for Iš", "A hymn to Ninisina for ", "A šir-namerima (?) for ", "A praise poem of Išme-D", "An adab to Bau for Išme", "A hymn to Nibru and Išm", "An adab (?) to Enki for", "A balbale to Enki for I", "An adab to Enlil for Iš", "A hymn to Inana for Išm", "An adab to Nanna for Iš", "An adab (?) to Nuska fo", "A dedication of a statu", "An adab to Dagan (?) fo", "A hymn to Nibru and Išm", "A hymn to Enki (?) for ", "A praise poem of Išme-D", "A hymn to Ninurta for I", "A hymn to Enki for Išme", "A praise poem of Lipit-", "A praise poem of Lipit-", "An adab to An for Lipit", "A šir-namgala to Ninisi", "A šir-namgala (?) to In", "A tigi to Enki for Ur-N", "An adab to Inana for Ur", "An adab to An for Ur-Ni", "An adab to Enlil for Bū", "A praise poem of Enlil-", "Sîn-iddinam and Iškur (", "A hymn to Numušda for S", "A prayer to Enlil for R", "A hymn to Haia for Rīm-", "A prayer to An for Rīm-", "A prayer to Nanna for R", "An adab to Inana for Rī", "A praise poem of Anam (", "A prayer to Enki for Ha", "A prayer to Asarluhi fo", "A prayer to Inana for H", "A prayer for Samsu-ilun", "A prayer for Samsu-ilun", "A prayer for Samsu-ilun", "A hymn to Enlil for Sam", "A hymn to Marduk for Ab", "A hymn to Marduk for a ", "Letter from Sîn-iddinam", "Letter from Lugal-nesaŋ", "Letter from Inanaka to ", "Letter from the scribe ", "Letter from X to the go", "Letter from Kug-Nanna t", "A hymn to Asarluhi (Asa", "A hymn to Bau's benefic", "A šir-šag-hula to Damga", "Enlil in the E-kur (Enl", "The exaltation of Inana", "A šir-gida to Martu (Ma", "A hymn to Martu (Martu ", "A hymn to Nanše (Nanše ", "A hymn to Nergal (Nerga", "A tigi to Nergal (Nerga", "A hymn to Nisaba (Nisab", "A balbale to Ninŋišzida", "A hymn to Ninŋišzida (N", "A hymn to Ninimma (Nini", "A šir-gida to Ninisina ", "A hymn to Ninisina (Nin", "An adab to Ninisina (Ni", "Ninisina and the gods (", "A hymn to Ninkasi (Nink", "An adab to Ninlil (Ninl", "A šir-gida (?) to Ninšu", "A tigi to Nintur (Nintu", "A hymn to Nungal (Nunga", "A šir-gida to Nuska (Nu", "A šir-gida to Nuska (Nu", "A hymn to Šul-pa-e (Šul", "A hymn to Sadarnuna (Sa", "The temple hymns", "The Keš temple hymn", "The debate between Date", "The message of Lu-diŋir", "The song of the hoe", "A dog for Nintinuga"], "textfont": {"color": "#F5770D", "family": "sans serif", "size": 11}, "type": "scatter", "uid": "43f52dee-b406-4bf4-a962-b329cbab5df9", "x": [0.3997, 0.2456, 0.4761, 0.2126, 0.3023, 0.4826, 0.2182, 0.6316, 0.5115, 0.1317, 0.1808, -0.02883, -0.01409, -0.08189, 0.4902, 0.5626, 0.01488, 0.008154, 0.2552, 0.1573, 0.5447, 0.6823, 0.7002, 0.6794, 0.2172, 0.09535, 0.3631, 0.5269, 0.4975, 0.5811, 0.4197, 0.1495, 0.4247, 0.3574, 0.2544, 0.7264, 0.3588, 0.4097, 0.1854, 0.6292, 0.6946, 0.278, 0.4864, 0.4946, 0.6614, 0.2985, 0.3087, 0.377, 0.3938, 0.3743, 0.1756, 0.3396, 0.4291, 0.2219, 0.4162, 0.5305, 0.2314, 0.6147, 0.1231, 0.7496, 0.4715, 0.6474, 0.08226, 0.4761, 0.2726, 0.7201, 0.5516, -0.06699, -0.08897, 0.1296, -0.5588, 0.02295, 0.38, -0.1519, 0.5833, 0.2289, 0.3964, 0.1717, 0.1414, 0.2428, 0.4318, -0.07582, 0.3056, 0.3741, 0.2952, -0.0639, -0.03192, 0.1917, 0.1336, 0.4465, 0.5457, 0.4855, 0.2922, 0.5234, 0.407, -0.5832, 0.0767, 0.5308, 0.6661, 0.1293, 0.6144, 0.3645, 0.328, -0.114, -0.03549, 0.08342, 0.02154], "y": [0.4758, 0.5751, 0.4046, -0.7551, 0.6164, -0.4623, -0.6822, -0.4413, -0.4424, -0.03535, -0.3616, -0.1707, 0.2448, 0.09992, -0.5371, -0.3818, -0.006982, 0.07234, -0.1155, -0.4357, 0.3589, -0.1652, 0.2648, -0.2749, 0.3663, 0.02238, -0.02637, 0.13, -0.1118, -0.1638, 0.04747, -0.2743, -0.01497, 0.0606, -0.295, -0.191, 0.1313, 0.07228, 0.5609, 0.2764, -0.07079, -0.1552, -0.08338, 0.003589, 0.08778, 0.1848, 0.04457, 0.2512, 0.1976, 0.3639, -0.2015, 0.2983, -0.2022, -0.5731, -0.1508, -0.1529, -0.2221, -0.2585, 0.3711, -0.0261, -0.2834, 0.1978, 0.3786, -0.2117, 0.2604, -0.04328, -0.3585, 0.6736, 0.3692, -0.6421, 0.01971, 0.6182, -0.3972, 0.4634, -0.2756, -0.4757, -0.314, 0.02546, -0.07159, -0.04419, -0.3548, 0.1477, -0.258, 0.5426, -0.4789, 0.4293, -0.7521, 0.6329, 0.2625, 0.35, 0.5546, 0.4284, -0.7246, 0.2642, -0.5934, -0.4434, -0.1192, 0.2002, 0.1264, -0.3459, 0.4444, -0.07343, -0.5557, 0.6342, -0.4387, 0.6896, -0.7444]}], "layout": {"height": 1050, "hovermode": "closest", "legend": {"font": {"size": 12}}, "showlegend": true, "title": {"text": "MDS of corpus"}, "width": 1200, "xaxis": {"gridwidth": 2, "ticklen": 5, "title": {"text": "x"}, "zeroline": false}, "yaxis": {"gridwidth": 2, "ticklen": 5, "title": {"text": "y"}}}}
